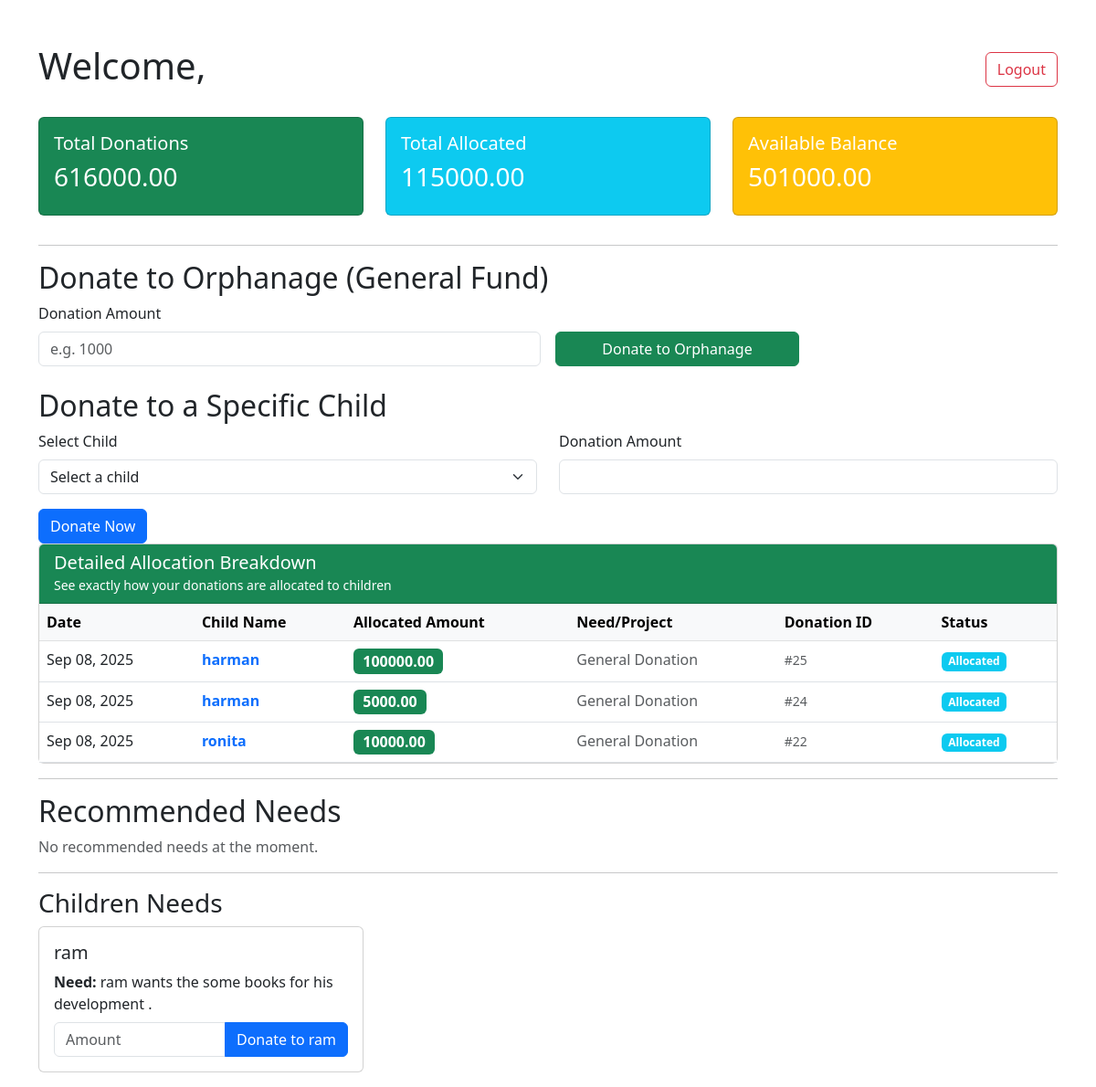
/donor/dashboard/ (signed in), run on the app's committed database.
### orphanage/models.py (models this page shows, shortened)
class Allocation(models.Model):
    child = models.ForeignKey(Child, on_delete=models.CASCADE)
    donation = models.ForeignKey(Donation, on_delete=models.CASCADE)
    allocated_amount = models.FloatField(db_column='amount')
    date = models.DateTimeField(auto_now_add=True, db_column='allocated_at')

class Child(models.Model):
    name = models.CharField(max_length=100)
    gender = models.CharField(
        max_length=10,
        choices=[('Male', 'Male'), ('Female', 'Female'), ('Other', 'Other')]
    )
    admission_date = models.DateField(default=date.today)
    photo = models.ImageField(upload_to='child_photos/', null=True, blank=True)
    priority = models.IntegerField(default=1)
    need = models.TextField(blank=True, null=True)
    age = models.IntegerField(null=True, blank=True)
    child_need_fulfilled = models.BooleanField(default=False)
    date_of_birth = models.DateField(null=True, blank=True, help_text="Child's date of birth")
    background = models.TextField(blank=True, null=True, help_text="Child's background story and history")
    hobbies_interests = models.TextField(blank=True, null=True, help_text="Child's hobbies, interests, and activities")
    personality = models.TextField(blank=True, null=True, help_text="Child's personality traits and characteristics")
    health_status = models.TextField(blank=True, null=True, help_text="Health conditions and medical information")
    education_level = models.CharField(max_length=50, blank=True, null=True, help_text="Current education level")
    favorite_subjects = models.CharField(max_length=200, blank=True, null=True, help_text="Favorite subjects or activities")
    special_skills = models.TextField(blank=True, null=True, help_text="Special talents or skills")
    dietary_requirements = models.TextField(blank=True, null=True, help_text="Any dietary restrictions or preferences")
    languages_spoken = models.CharField(max_length=200, blank=True, null=True, help_text="Languages the child speaks")
    is_available_for_adoption = models.BooleanField(default=True, help_text="Whether child is available for adoption")
    adoption_notes = models.TextField(blank=True, null=True, help_text="Special notes for potential adopters")

class Donation(models.Model):
    donor = models.ForeignKey(Donor, on_delete=models.CASCADE, related_name='donations')
    amount = models.DecimalField(max_digits=10, decimal_places=2)
    date = models.DateTimeField(auto_now_add=True)
    allocated_need = models.ForeignKey(
        NeedDonation, null=True, blank=True, on_delete=models.SET_NULL, related_name='donations'
    )
    is_allocated = models.BooleanField(default=False)

### orphanage/views/donor_views.py (the view)
# urls.py: path('donor/dashboard/', donor_views.donor_dashboard, name='donor_dashboard'),
@login_required
def donor_dashboard(request):
    donor = get_object_or_404(Donor, user=request.user)
    donations = Donation.objects.filter(donor=donor).order_by('-date')
    total_donations = sum((d.amount for d in donations), Decimal("0"))
    from orphanage.models import Allocation
    total_allocated = Allocation.objects.filter(donation__donor=donor).aggregate(
        total=Sum('allocated_amount')
    )['total'] or 0
    try:
        total_allocated = Decimal(str(total_allocated))
    except Exception:
        total_allocated = Decimal("0")
    available_balance = (total_donations or Decimal("0")) - (total_allocated or Decimal("0"))
    needs = (
        NeedDonation.objects.filter(fulfilled=False)
        .annotate(
            remaining_needed=ExpressionWrapper(
                F('amount_needed') - F('amount_raised'),
                output_field=DecimalField(max_digits=10, decimal_places=2)
            )
        )
    )
    children = Child.objects.filter(child_need_fulfilled=False)
    allocations = (
        Allocation.objects.select_related('child', 'donation')
        .filter(donation__donor=donor)
        .order_by('-date')
    )
    allocations_by_child = (
        allocations
        .values('child__name')
        .annotate(total=Sum('allocated_amount'))
        .order_by('child__name')
    )
    allocations_by_need = (
        allocations
        .values('donation__allocated_need__title')
        .annotate(total=Sum('allocated_amount'))
        .order_by('donation__allocated_need__title')
    )
    detailed_allocations = (
        allocations
        .select_related('child', 'donation', 'donation__allocated_need')
        .order_by('-date')
    )
    context = {
        'donor': donor,
        'donations': donations,
        'total_donations': total_donations,
        'total_allocated': total_allocated,
        'total_allocations': total_allocated,
        'available_balance': available_balance,
        'needs': needs,
        'children': children,
        'allocations': allocations,
        'allocations_by_child': allocations_by_child,
        'allocations_by_need': allocations_by_need,
        'detailed_allocations': detailed_allocations,
    }
    return render(request, 'orphanage/donor/dashboard.html', context)

### orphanage/templates/orphanage/donor/dashboard.html (shortened to what this page needs)
{% load static %}
<!DOCTYPE html>
<html lang="en">
<head>
    <link href="https://cdn.jsdelivr.net/npm/bootstrap@5.3.0/dist/css/bootstrap.min.css" rel="stylesheet">
</head>
<body>
<div class="container mt-5">
    <div class="d-flex justify-content-between align-items-center mb-4">
        <h1>Welcome, {{ donor.name }}</h1>
        <a href="{% url 'orphanage:donor_logout' %}" class="btn btn-outline-danger">Logout</a>
    </div>
    <div class="row">
        <div class="col-md-4 mb-3">
            <div class="card bg-success text-white p-3">
                <h5>Total Donations</h5>
                <h3>{{ total_donations|floatformat:2 }}</h3>
            </div>
        </div>
        <div class="col-md-4 mb-3">
            <div class="card bg-info text-white p-3">
                <h5>Total Allocated</h5>
                <h3>{{ total_allocations|floatformat:2 }}</h3>
            </div>
        </div>
        <div class="col-md-4 mb-3">
            <div class="card bg-warning text-white p-3">
                <h5>Available Balance</h5>
                <h3>{{ available_balance|floatformat:2 }}</h3>
            </div>
        </div>
    </div>
    <hr>
    <h2>Donate to Orphanage (General Fund)</h2>
    <form method="POST" action="{% url 'orphanage:make_donation' %}" class="mb-4">
        <div class="row g-3 align-items-end">
            <div class="col-md-6">
                <label for="general_amount" class="form-label">Donation Amount</label>
                <input type="number" step="0.01" min="1" name="amount" id="general_amount" class="form-control" required placeholder="e.g. 1000">
            </div>
            <div class="col-md-3">
                <button type="submit" class="btn btn-success w-100">Donate to Orphanage</button>
            </div>
        </div>
    </form>
    <h2>Donate to a Specific Child</h2>
    <form method="POST" action="{% url 'orphanage:make_donation' %}">
        <div class="row mb-3">
            <div class="col-md-6">
                <label for="child" class="form-label">Select Child</label>
                <select name="child_id" id="child" class="form-select" required>
                    <option value="" disabled selected>Select a child</option>
                </select>
            </div>
            <div class="col-md-6">
                <label for="amount" class="form-label">Donation Amount</label>
                <input type="number" step="0.01" min="1" name="amount" id="amount" class="form-control" required>
            </div>
        </div>
        <button type="submit" class="btn btn-primary">Donate Now</button>
    </form>
    <div class="card">
        <div class="card-header bg-success text-white">
            <h5 class="mb-0">Detailed Allocation Breakdown</h5>
            <small>See exactly how your donations are allocated to children</small>
        </div>
        <div class="card-body p-0">
            <div class="table-responsive">
                <table class="table table-hover mb-0">
                    <thead class="table-light">
                        <tr>
                            <th>Date</th>
                            <th>Child Name</th>
                            <th>Allocated Amount</th>
                            <th>Need/Project</th>
                            <th>Donation ID</th>
                            <th>Status</th>
                        </tr>
                    </thead>
                    <tbody>
                        {% for allocation in detailed_allocations %}
                        <tr>
                            <td>{{ allocation.date|date:"M d, Y" }}</td>
                            <td>
                                {% if allocation.child %}
                                    <span class="fw-bold text-primary">{{ allocation.child.name }}</span>
                                {% else %}
                                    <span class="text-muted">General Fund</span>
                                {% endif %}
                            </td>
                            <td>
                                <span class="badge bg-success fs-6">{{ allocation.allocated_amount|floatformat:2 }}</span>
                            </td>
                            <td>
                                {% if allocation.donation.allocated_need %}
                                    <span class="text-info">{{ allocation.donation.allocated_need.title }}</span>
                                {% else %}
                                    <span class="text-muted">General Donation</span>
                                {% endif %}
                            </td>
                            <td>
                                <small class="text-muted">#{{ allocation.donation.id }}</small>
                            </td>
                            <td>
                                {% if allocation.donation.allocated_need %}
                                    {% if allocation.donation.allocated_need.fulfilled %}
                                        <span class="badge bg-success">Fulfilled</span>
                                    {% else %}
                                        <span class="badge bg-warning text-dark">In Progress</span>
                                    {% endif %}
                                {% else %}
                                    <span class="badge bg-info">Allocated</span>
                                {% endif %}
                            </td>
                        </tr>
                        {% empty %}
                        <tr>
                            <td colspan="6" class="text-center text-muted py-4">
                                <i class="fas fa-info-circle"></i> No allocations found. Make a donation to see how your money is allocated!
                            </td>
                        </tr>
                        {% endfor %}
                    </tbody>
                </table>
            </div>
        </div>
    </div>
    <hr>
    <h2>Recommended Needs</h2>
    <div class="row">
        {% for need in needs %}
        <div class="col-md-4 mb-3">
            <div class="card h-100">
                <div class="card-body">
                    <h5 class="card-title">{{ need.title }}</h5>
                    <p class="card-text mb-1"><strong>Section:</strong> {{ need.section }}</p>
                    <p class="card-text mb-1"><strong>Category:</strong> {{ need.category }}</p>
                    <p class="card-text mb-1"><strong>Needed:</strong> {{ need.amount_needed|floatformat:2 }}</p>
                    <p class="card-text mb-1"><strong>Raised:</strong> {{ need.amount_raised|floatformat:2 }}</p>
                    {% if not need.fulfilled %}
                    <p class="card-text text-danger mb-3"><strong>Remaining:</strong> {{ need.remaining_needed|floatformat:2 }}</p>
                    {% else %}
                    <span class="badge bg-success mb-3">Fulfilled</span>
                    {% endif %}
                    <form method="POST" action="{% url 'orphanage:make_donation' %}">
                        {% csrf_token %}
                        <input type="hidden" name="need_id" value="{{ need.id }}">
                        <div class="input-group">
                            <input type="number" step="0.01" min="1" name="amount" class="form-control" placeholder="Amount">
                            <button type="submit" class="btn btn-success">Donate</button>
                        </div>
                    </form>
                </div>
            </div>
        </div>
        {% empty %}
        <div class="col-12 text-muted">No recommended needs at the moment.</div>
        {% endfor %}
    </div>
    <hr>
    <h3>Children Needs</h3>
    <div class="row">
        {% for child in children %}
        {% if child.need %}
        <div class="col-md-4 mb-3">
            <div class="card h-100">
                <div class="card-body">
                    <h5 class="card-title">{{ child.name }}</h5>
                    <p class="card-text mb-2"><strong>Need:</strong> {{ child.need }}</p>
                    <form method="POST" action="{% url 'orphanage:make_donation' %}">
                        <div class="input-group">
                            <input type="number" step="0.01" min="1" name="amount" class="form-control" placeholder="Amount">
                            <button type="submit" class="btn btn-primary">Donate to {{ child.name }}</button>
                        </div>
                    </form>
                </div>
            </div>
        </div>
        {% endif %}
        {% empty %}
        <div class="col-12 text-muted">No children needs listed.</div>
        {% endfor %}
    </div>
</div>
</body>
</html>

### data on the page
Allocation: date "Sep 08, 2025", child.name "harman", allocated_amount "100000.00", shows "General Donation", donation.id "25", shows "Allocated"
Allocation: date "Sep 08, 2025", child.name "harman", allocated_amount "5000.00", shows "General Donation", donation.id "24", shows "Allocated"
Allocation: date "Sep 08, 2025", child.name "ronita", allocated_amount "10000.00", shows "General Donation", donation.id "22", shows "Allocated"
Child: name "ram", need "ram wants the some books for his development ."

### other printed values
{{ total_donations|floatformat:2 }} "616000.00"
{{ total_allocations|floatformat:2 }} "115000.00"
{{ available_balance|floatformat:2 }} "501000.00"
